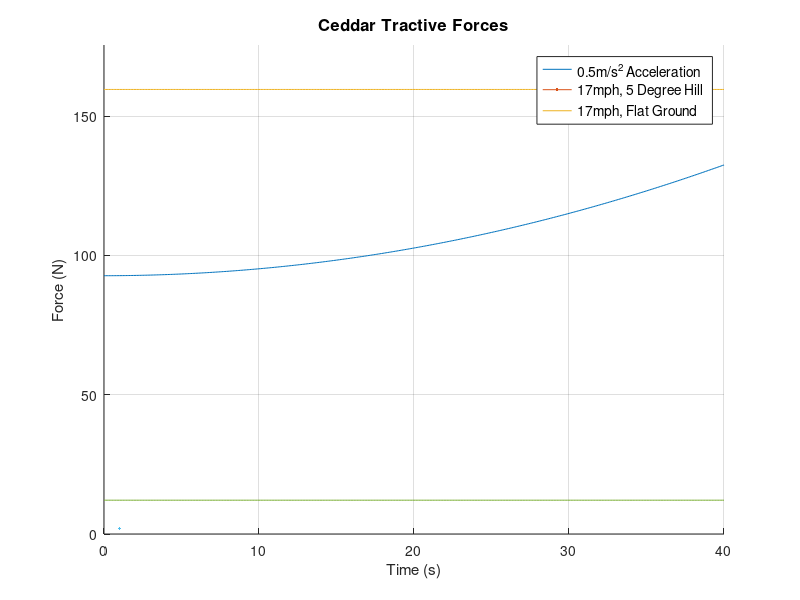
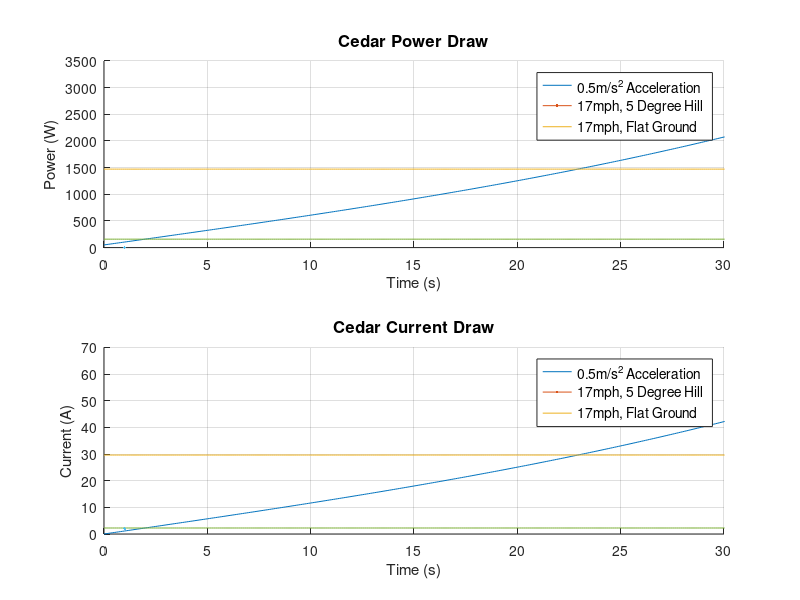

Recreate these plots in MATLAB, in order.
%% Vehicle Road Load
% Provided By The University of Michigan Supermileage Team

% This Matlab script is a series of parameters and equations modeling the
% basic motion and power consumption of a road vehicle represented as a
% point mass including both steady state and acceleration scenarios. The
% provided parameters model the Supermileage vehicle named Cedar currently being 
% developed as of Fall 2024.

clc;clear;close all;

%% Parameters
t = [0:0.1:40];                             %Seconds
mMech = 78.821;                             %kg
mElec = 23.869;                             %kg
mCar = mMech + mElec;                       %kg 
mdriver = 70.0;                             %kg
mtot = mCar + mdriver;                      %kg         
g = 9.8;                                    %m/s^2 (Gravity)
rho = 1.23;                                 %kg/m^3 (Density of Air)
C_d = 0.17;                                 %(Coefficient of drag)                   
C_r = 0.00378;                              %(Rolling resistance coefficient)
A = 0.951;                                  %m^2 (Cross sectional area)
theta = (2*pi)/72;                          %Radians (Road Gradient) 
Voltage = 48;                               %V (Bus/Battery Voltage)
accel = 0.5;                                %m/s^2
v = accel.*t;                               %m/s
velo = 7.6;                                 %17mph
transmission_eff = 0.92;                    %percent 
motor_eff = 0.9;                            %percent, (Includes copper, core, & mechanical losses)
busbar_resistance = 1e-4;                   %Ohms
est_accessory_elec_power_draw = 50;         %Watts          

%% Acceleration
F_drag_a = 0.5.*rho.*(v.^2).*C_d.*A;        %N (Foce of drag)
F_n_a = mtot*g*cos(0);                      %N (Normal force)
F_grad_a = mtot*g*sin(0);                   %N (Force of gradient)
F_rr_a = F_n_a * C_r;                       %N (Force of rolling resistance)
F_res_a = F_rr_a + F_drag_a + F_grad_a;     %N (Total resistive forces)
F_tractive_accel = F_res_a + mtot*accel;    %N (Tractive force)

accel_power_road = F_tractive_accel.*v;
accel_motor_input_power = accel_power_road.*(1 + (1 - transmission_eff*motor_eff));
accel_current = accel_motor_input_power/Voltage;
accel_I2R_losses = accel_current.^2.*busbar_resistance;
total_accel_power_draw = accel_I2R_losses + accel_motor_input_power + est_accessory_elec_power_draw;

%% Constant Speed on Hill
F_drag_h = 0.5.*rho.*velo.^2.*C_d.*A;       %N (Foce of drag)
F_n_h = mtot*g*cos(theta);                  %N (Normal force)
F_grad_h = mtot*g*sin(theta);               %N (Force of gradient)                                
F_rr_h = F_n_h * C_r;                       %N (Force of rolling resistance)
F_res_h = F_rr_h + F_grad_h + F_drag_h;     %N (Total resistive forces)
F_tractive_hill = ones(1,length(t))*F_res_h;%N (Tractive force)

hill_power_road = F_tractive_hill.*velo;
hill_motor_input_power = hill_power_road.*(1 + (1 - transmission_eff*motor_eff));
hill_current = hill_motor_input_power/Voltage;
hill_I2R_losses = hill_current.^2*busbar_resistance;
total_hill_power_draw = hill_I2R_losses + hill_motor_input_power + est_accessory_elec_power_draw;

%% Constant Speed Flat Ground
F_drag_f = 0.5.*rho.*velo.^2.*C_d.*A;       %N (Foce of drag)
F_n_f = mtot*g*cos(0);                      %N (Normal force)
F_grad_f = mtot*g*sin(0);                   %N (Force of gradient)  
F_rr_f = F_n_f * C_r;                       %N (Force of rolling resistance)
F_res_f = F_rr_f + F_grad_f + F_drag_f;     %N (Total resistive forces)
F_tractive_flat = ones(1,length(t))*F_res_f;%N (Tractive force)       

flat_power_road = F_tractive_flat.*velo;
flat_motor_input_power = flat_power_road.*(1 + (1 - transmission_eff*motor_eff));
flat_current = flat_motor_input_power/Voltage;
flat_I2R_losses = flat_current.^2.*busbar_resistance;
total_flat_power_draw = flat_I2R_losses + flat_motor_input_power + est_accessory_elec_power_draw;

%% Plots
figure(1)
hold on
plot(t,F_tractive_accel,LineWidth=2);
plot(t,F_tractive_hill,LineWidth=2);
plot(t,F_tractive_flat,LineWidth=2);
title("Ceddar Tractive Forces","FontSize",12)
xlabel('Time (s)')
ylabel('Force (N)')
ylim([0 max(F_tractive_hill)*1.1])
legend("0.5m/s^2 Acceleration", "17mph, 5 Degree Hill","17mph, Flat Ground","FontSize",10);
grid on
hold off

figure(2)
subplot(2,1,1)
hold on
plot(t,total_accel_power_draw,LineWidth=2);
plot(t,total_hill_power_draw,LineWidth=2);
plot(t,total_flat_power_draw,LineWidth=2);
title("Cedar Power Draw","FontSize",12);
xlabel("Time (s)");
ylabel("Power (W)");
xlim([0 30])
legend("0.5m/s^2 Acceleration", "17mph, 5 Degree Hill","17mph, Flat Ground","FontSize",10);
grid on
hold off

subplot(2,1,2)
hold on
plot(t,accel_current,LineWidth=2);
plot(t,hill_current,LineWidth=2);
plot(t,flat_current,LineWidth=2);
title("Cedar Current Draw","FontSize",12);
xlabel("Time (s)");
ylabel("Current (A)");
xlim([0 30])
legend("0.5m/s^2 Acceleration", "17mph, 5 Degree Hill","17mph, Flat Ground","FontSize",10);
grid on
hold off
